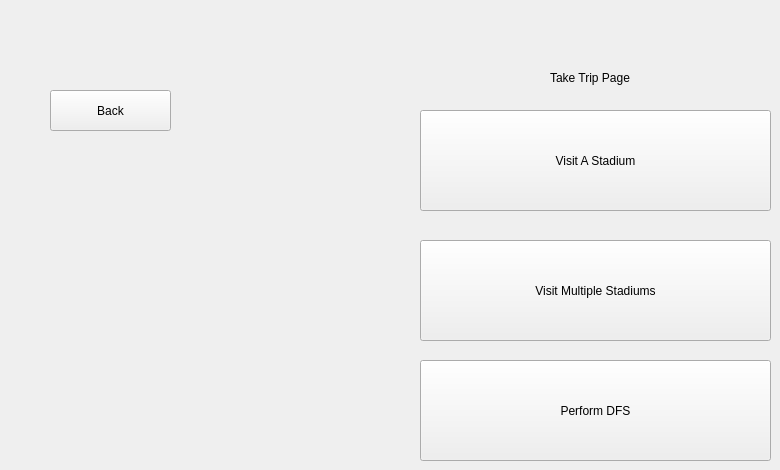
        <widget class="QWidget" name="tripTypeSelectionPage">
         <widget class="QPushButton" name="visitSingleButton">
          <property name="geometry">
           <rect>
            <x>420</x>
            <y>110</y>
            <width>351</width>
            <height>101</height>
           </rect>
          </property>
          <property name="text">
           <string>Visit A Stadium</string>
          </property>
         </widget>
         <widget class="QPushButton" name="visitMultipleButton">
          <property name="geometry">
           <rect>
            <x>420</x>
            <y>240</y>
            <width>351</width>
            <height>101</height>
           </rect>
          </property>
          <property name="text">
           <string>Visit Multiple Stadiums</string>
          </property>
         </widget>
         <widget class="QLabel" name="label_29">
          <property name="geometry">
           <rect>
            <x>550</x>
            <y>70</y>
            <width>91</width>
            <height>16</height>
           </rect>
          </property>
          <property name="text">
           <string>Take Trip Page</string>
          </property>
         </widget>
         <widget class="QPushButton" name="takeTripPageBackButton">
          <property name="geometry">
           <rect>
            <x>50</x>
            <y>90</y>
            <width>121</width>
            <height>41</height>
           </rect>
          </property>
          <property name="text">
           <string>Back</string>
          </property>
         </widget>
         <widget class="QPushButton" name="performdfsButton">
          <property name="geometry">
           <rect>
            <x>420</x>
            <y>360</y>
            <width>351</width>
            <height>101</height>
           </rect>
          </property>
          <property name="text">
           <string>Perform DFS</string>
          </property>
         </widget>
        </widget>
